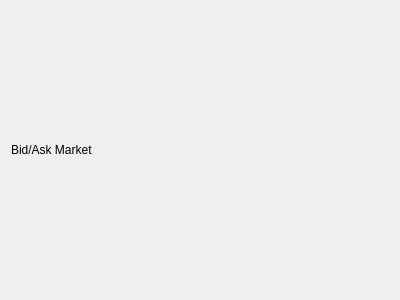
<?xml version="1.0" encoding="UTF-8"?>
<ui version="4.0">
 <class>MTMarketDetails</class>
 <widget class="MTEditDetails" name="MTMarketDetails">
  <property name="geometry">
   <rect>
    <x>0</x>
    <y>0</y>
    <width>400</width>
    <height>300</height>
   </rect>
  </property>
  <property name="windowTitle">
   <string>Form</string>
  </property>
  <layout class="QVBoxLayout" name="verticalLayout">
   <item>
    <widget class="QLabel" name="label">
     <property name="text">
      <string>Bid/Ask Market</string>
     </property>
    </widget>
   </item>
  </layout>
 </widget>
 <customwidgets>
  <customwidget>
   <class>MTEditDetails</class>
   <extends>QWidget</extends>
   <header>editdetails.h</header>
   <container>1</container>
  </customwidget>
 </customwidgets>
 <resources/>
 <connections/>
</ui>
